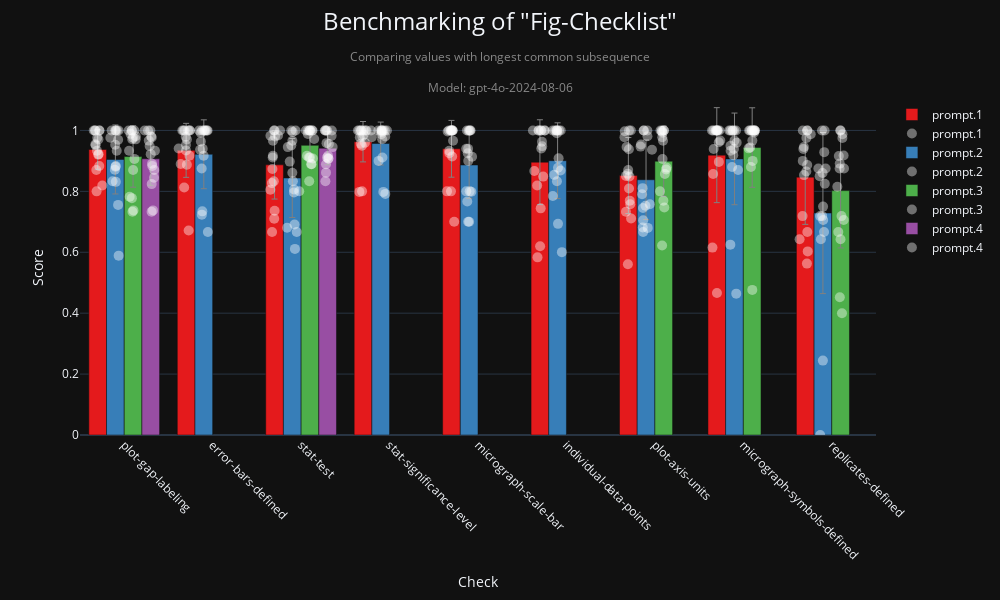

The notebook cell saved with this chart:
### Code cell
fig, df = checklist_visualization(
    "fig-checklist",
    metric="longest_common_subsequence",  # "semantic_similarity", "perfect_match"
    model=MODEL,
    aggregation_level=0
)
fig.show()

### Figure 1 — Plotly figure (JSON) as saved in the notebook; plotly's stock layout.template omitted (floating-point values rounded to 4 significant figures; data arrays with more than 128 entries replaced by an {"elided": "..."} marker saying what was removed)
{"data": [{"error_y": {"array": [0.06505, 0.08867, 0.1123, 0.0663, 0.09326, 0.1393, 0.1248, 0.156, 0.155], "color": "grey", "thickness": 1, "type": "data", "visible": true, "width": 3}, "hoverinfo": "text", "hovertext": ["Check: plot-gap-labeling<br>Average Score: 0.938<br>Prompt: prompt.1<br>Num Points: 16", "Check: error-bars-defined<br>Average Score: 0.935<br>Prompt: prompt.1<br>Num Points: 16", "Check: stat-test<br>Average Score: 0.887<br>Prompt: prompt.1<br>Num Points: 16", "Check: stat-significance-level<br>Average Score: 0.963<br>Prompt: prompt.1<br>Num Points: 16", "Check: micrograph-scale-bar<br>Average Score: 0.940<br>Prompt: prompt.1<br>Num Points: 16", "Check: individual-data-points<br>Average Score: 0.896<br>Prompt: prompt.1<br>Num Points: 16", "Check: plot-axis-units<br>Average Score: 0.852<br>Prompt: prompt.1<br>Num Points: 16", "Check: micrograph-symbols-defined<br>Average Score: 0.919<br>Prompt: prompt.1<br>Num Points: 16", "Check: replicates-defined<br>Average Score: 0.847<br>Prompt: prompt.1<br>Num Points: 16"], "marker": {"color": "rgb(228,26,28)"}, "name": "prompt.1", "showlegend": true, "type": "bar", "width": 0.2, "x": [-0.3, 0.7, 1.7, 2.7, 3.7, 4.7, 5.7, 6.7, 7.7], "y": [0.9376, 0.9346, 0.887, 0.9631, 0.9397, 0.8958, 0.8518, 0.9189, 0.8466]}, {"hovertext": {"elided": "144 str values"}, "marker": {"color": "white", "line": {"color": "white", "width": 0}, "opacity": 0.4, "size": 10}, "mode": "markers", "name": "prompt.1", "showlegend": true, "type": "scatter", "x": {"elided": "144 float values"}, "y": {"elided": "144 float values"}}, {"error_y": {"array": [0.1133, 0.1131, 0.1298, 0.07042, 0.1092, 0.1244, 0.1306, 0.1505, 0.2645], "color": "grey", "thickness": 1, "type": "data", "visible": true, "width": 3}, "hoverinfo": "text", "hovertext": ["Check: plot-gap-labeling<br>Average Score: 0.905<br>Prompt: prompt.2<br>Num Points: 16", "Check: error-bars-defined<br>Average Score: 0.922<br>Prompt: prompt.2<br>Num Points: 16", "Check: stat-test<br>Average Score: 0.844<br>Prompt: prompt.2<br>Num Points: 16", "Check: stat-significance-level<br>Average Score: 0.957<br>Prompt: prompt.2<br>Num Points: 16", "Check: micrograph-scale-bar<br>Average Score: 0.886<br>Prompt: prompt.2<br>Num Points: 16", "Check: individual-data-points<br>Average Score: 0.901<br>Prompt: prompt.2<br>Num Points: 16", "Check: plot-axis-units<br>Average Score: 0.838<br>Prompt: prompt.2<br>Num Points: 16", "Check: micrograph-symbols-defined<br>Average Score: 0.907<br>Prompt: prompt.2<br>Num Points: 16", "Check: replicates-defined<br>Average Score: 0.729<br>Prompt: prompt.2<br>Num Points: 16"], "marker": {"color": "rgb(55,126,184)"}, "name": "prompt.2", "showlegend": true, "type": "bar", "width": 0.2, "x": [-0.1, 0.9, 1.9, 2.9, 3.9, 4.9, 5.9, 6.9, 7.9], "y": [0.9047, 0.9218, 0.8439, 0.957, 0.8865, 0.9007, 0.838, 0.9067, 0.7288]}, {"hovertext": {"elided": "144 str values"}, "marker": {"color": "white", "line": {"color": "white", "width": 0}, "opacity": 0.4, "size": 10}, "mode": "markers", "name": "prompt.2", "showlegend": true, "type": "scatter", "x": {"elided": "144 float values"}, "y": {"elided": "144 float values"}}, {"error_y": {"array": [0.1007, 0.05564, 0.1152, 0.1306, 0.1883], "color": "grey", "thickness": 1, "type": "data", "visible": true, "width": 3}, "hoverinfo": "text", "hovertext": ["Check: plot-gap-labeling<br>Average Score: 0.914<br>Prompt: prompt.3<br>Num Points: 16", "Check: stat-test<br>Average Score: 0.951<br>Prompt: prompt.3<br>Num Points: 16", "Check: plot-axis-units<br>Average Score: 0.899<br>Prompt: prompt.3<br>Num Points: 16", "Check: micrograph-symbols-defined<br>Average Score: 0.944<br>Prompt: prompt.3<br>Num Points: 16", "Check: replicates-defined<br>Average Score: 0.802<br>Prompt: prompt.3<br>Num Points: 16"], "marker": {"color": "rgb(77,175,74)"}, "name": "prompt.3", "showlegend": true, "type": "bar", "width": 0.2, "x": [0.1, 2.1, 6.1, 7.1, 8.1], "y": [0.9143, 0.9512, 0.899, 0.9439, 0.8025]}, {"hovertext": ["10.1038_emboj.2009.312", "10.1038_s44319-025-00432-6", "10.1038_emboj.2009.340", "10.1038_s44319-025-00438-0", "10.1038_embor.2009.217", "10.1038_s44320-025-00092-7", "10.1038_s44320-025-00092-7", "10.1038_embor.2009.233", "10.1038_s44320-025-00094-5", "10.1038_s44318-025-00409-0", "10.1038_s44320-025-00096-3", "10.1038_s44318-025-00412-5", "10.1038_s44321-025-00219-1", "10.1038_s44318-025-00416-1", "10.1038_s44319-025-00415-7", "10.1038_s44321-025-00224-4", "10.1038_emboj.2009.312", "10.1038_s44319-025-00432-6", "10.1038_emboj.2009.340", "10.1038_s44319-025-00438-0", "10.1038_embor.2009.217", "10.1038_s44320-025-00092-7", "10.1038_s44320-025-00092-7", "10.1038_embor.2009.233", "10.1038_s44320-025-00094-5", "10.1038_s44318-025-00409-0", "10.1038_s44320-025-00096-3", "10.1038_s44318-025-00412-5", "10.1038_s44321-025-00219-1", "10.1038_s44318-025-00416-1", "10.1038_s44319-025-00415-7", "10.1038_s44321-025-00224-4", "10.1038_emboj.2009.312", "10.1038_s44319-025-00432-6", "10.1038_emboj.2009.340", "10.1038_s44319-025-00438-0", "10.1038_embor.2009.217", "10.1038_s44320-025-00092-7", "10.1038_s44320-025-00092-7", "10.1038_embor.2009.233", "10.1038_s44320-025-00094-5", "10.1038_s44318-025-00409-0", "10.1038_s44320-025-00096-3", "10.1038_s44318-025-00412-5", "10.1038_s44321-025-00219-1", "10.1038_s44318-025-00416-1", "10.1038_s44319-025-00415-7", "10.1038_s44321-025-00224-4", "10.1038_emboj.2009.312", "10.1038_s44319-025-00432-6", "10.1038_emboj.2009.340", "10.1038_s44319-025-00438-0", "10.1038_embor.2009.217", "10.1038_s44320-025-00092-7", "10.1038_s44320-025-00092-7", "10.1038_embor.2009.233", "10.1038_s44320-025-00094-5", "10.1038_s44318-025-00409-0", "10.1038_s44320-025-00096-3", "10.1038_s44318-025-00412-5", "10.1038_s44321-025-00219-1", "10.1038_s44318-025-00416-1", "10.1038_s44319-025-00415-7", "10.1038_s44321-025-00224-4", "10.1038_emboj.2009.312", "10.1038_s44319-025-00432-6", "10.1038_emboj.2009.340", "10.1038_s44319-025-00438-0", "10.1038_embor.2009.217", "10.1038_s44320-025-00092-7", "10.1038_s44320-025-00092-7", "10.1038_embor.2009.233", "10.1038_s44320-025-00094-5", "10.1038_s44318-025-00409-0", "10.1038_s44320-025-00096-3", "10.1038_s44318-025-00412-5", "10.1038_s44321-025-00219-1", "10.1038_s44318-025-00416-1", "10.1038_s44319-025-00415-7", "10.1038_s44321-025-00224-4"], "marker": {"color": "white", "line": {"color": "white", "width": 0}, "opacity": 0.4, "size": 10}, "mode": "markers", "name": "prompt.3", "showlegend": true, "type": "scatter", "x": [0.08674, 0.09326, 0.08969, 0.07082, 0.08479, 0.08679, 0.0616, 0.1044, 0.131, 0.1155, 0.09988, 0.1005, 0.115, 0.1299, 0.05476, 0.05058, 2.132, 2.092, 2.067, 2.148, 2.119, 2.113, 2.13, 2.1, 2.088, 2.08, 2.124, 2.105, 2.096, 2.076, 2.096, 2.054, 6.086, 6.101, 6.077, 6.083, 6.106, 6.082, 6.113, 6.096, 6.058, 6.128, 6.087, 6.132, 6.063, 6.083, 6.103, 6.092, 7.105, 7.127, 7.077, 7.06, 7.098, 7.13, 7.077, 7.124, 7.131, 7.065, 7.086, 7.112, 7.121, 7.095, 7.101, 7.102, 8.09, 8.115, 8.096, 8.08, 8.135, 8.099, 8.089, 8.099, 8.063, 8.138, 8.12, 8.134, 8.121, 8.11, 8.074, 8.091], "y": [0.9995, 0.7333, 0.9716, 0.9889, 1.0, 0.7778, 0.7822, 0.7375, 0.9809, 0.9067, 0.9758, 0.8703, 1.0, 0.9708, 0.9333, 1.0, 0.9077, 0.8333, 0.9167, 0.9719, 0.8889, 0.8889, 1.0, 0.9113, 0.9113, 1.0, 1.0, 1.0, 1.0, 0.9887, 1.0, 1.0, 0.9928, 1.0, 0.9979, 0.9981, 0.7471, 0.6222, 0.8569, 0.7696, 0.8, 0.8717, 0.9065, 0.878, 1.0, 0.9779, 1.0, 0.9659, 0.9, 1.0, 0.9443, 0.9413, 1.0, 1.0, 1.0, 0.9936, 1.0, 1.0, 0.88, 1.0, 0.9992, 1.0, 0.4765, 0.9667, 0.8912, 0.4, 1.0, 0.9164, 0.7059, 1.0, 0.8753, 0.6429, 0.8152, 0.875, 0.975, 0.9175, 0.9875, 0.7188, 0.6667, 0.4524]}, {"error_y": {"array": [0.08729, 0.05417], "color": "grey", "thickness": 1, "type": "data", "visible": true, "width": 3}, "hoverinfo": "text", "hovertext": ["Check: plot-gap-labeling<br>Average Score: 0.907<br>Prompt: prompt.4<br>Num Points: 16", "Check: stat-test<br>Average Score: 0.942<br>Prompt: prompt.4<br>Num Points: 16"], "marker": {"color": "rgb(152,78,163)"}, "name": "prompt.4", "showlegend": true, "type": "bar", "width": 0.2, "x": [0.3, 2.3], "y": [0.907, 0.9418]}, {"hovertext": ["10.1038_emboj.2009.312", "10.1038_s44319-025-00432-6", "10.1038_emboj.2009.340", "10.1038_s44319-025-00438-0", "10.1038_embor.2009.217", "10.1038_s44320-025-00092-7", "10.1038_s44320-025-00092-7", "10.1038_embor.2009.233", "10.1038_s44320-025-00094-5", "10.1038_s44318-025-00409-0", "10.1038_s44320-025-00096-3", "10.1038_s44318-025-00412-5", "10.1038_s44321-025-00219-1", "10.1038_s44318-025-00416-1", "10.1038_s44319-025-00415-7", "10.1038_s44321-025-00224-4", "10.1038_emboj.2009.312", "10.1038_s44319-025-00432-6", "10.1038_emboj.2009.340", "10.1038_s44319-025-00438-0", "10.1038_embor.2009.217", "10.1038_s44320-025-00092-7", "10.1038_s44320-025-00092-7", "10.1038_embor.2009.233", "10.1038_s44320-025-00094-5", "10.1038_s44318-025-00409-0", "10.1038_s44320-025-00096-3", "10.1038_s44318-025-00412-5", "10.1038_s44321-025-00219-1", "10.1038_s44318-025-00416-1", "10.1038_s44319-025-00415-7", "10.1038_s44321-025-00224-4"], "marker": {"color": "white", "line": {"color": "white", "width": 0}, "opacity": 0.4, "size": 10}, "mode": "markers", "name": "prompt.4", "showlegend": true, "type": "scatter", "x": [0.3054, 0.3095, 0.3173, 0.2778, 0.269, 0.3368, 0.3142, 0.3104, 0.2992, 0.3113, 0.2872, 0.3391, 0.3255, 0.2305, 0.3474, 0.2953, 2.308, 2.275, 2.305, 2.357, 2.281, 2.309, 2.287, 2.281, 2.293, 2.314, 2.347, 2.284, 2.294, 2.345, 2.271, 2.272], "y": [0.9801, 0.7333, 0.8833, 0.9667, 1.0, 0.8444, 0.8905, 0.8238, 0.9222, 0.9767, 0.9491, 0.8703, 0.7375, 1.0, 0.9333, 1.0, 0.9077, 0.8333, 0.9167, 0.9453, 0.8889, 0.9074, 0.9583, 0.8614, 0.9113, 0.9556, 1.0, 1.0, 1.0, 0.9828, 1.0, 1.0]}], "layout": {"barmode": "group", "height": 600, "title": {"font": {"size": 24}, "text": "Benchmarking of \"Fig-Checklist\"<br><span style=\"font-size: 0.5em; color: #888;\">Comparing values with longest common subsequence</span><br><span style=\"font-size: 0.5em; color: #888;\">Model: gpt-4o-2024-08-06</span>", "x": 0.5, "y": 0.95}, "width": 1000, "xaxis": {"range": [-0.5, 8.5], "tickangle": 45, "ticktext": ["plot-gap-labeling", "error-bars-defined", "stat-test", "stat-significance-level", "micrograph-scale-bar", "individual-data-points", "plot-axis-units", "micrograph-symbols-defined", "replicates-defined"], "tickvals": [0, 1, 2, 3, 4, 5, 6, 7, 8], "title": {"text": "Check"}}, "yaxis": {"range": [0, 1.1], "title": {"text": "Score"}}}}
